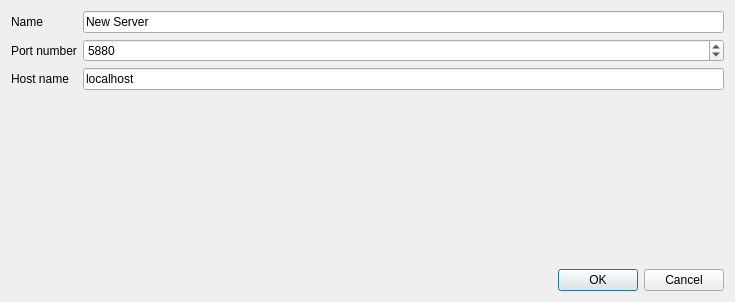
<?xml version="1.0" encoding="UTF-8"?>
<ui version="4.0">
 <class>ServerDialog</class>
 <widget class="QDialog" name="ServerDialog">
  <property name="geometry">
   <rect>
    <x>0</x>
    <y>0</y>
    <width>735</width>
    <height>302</height>
   </rect>
  </property>
  <property name="windowTitle">
   <string>Dialog</string>
  </property>
  <layout class="QGridLayout" name="gridLayout_2">
   <item row="0" column="0">
    <layout class="QGridLayout" name="mp_main_layout">
     <item row="2" column="0">
      <widget class="QLabel" name="mp_label_host">
       <property name="text">
        <string>Host name</string>
       </property>
      </widget>
     </item>
     <item row="2" column="1">
      <widget class="QLineEdit" name="mp_edit_host">
       <property name="text">
        <string>localhost</string>
       </property>
      </widget>
     </item>
     <item row="1" column="1">
      <widget class="QSpinBox" name="mp_spinbox_port">
       <property name="minimum">
        <number>1</number>
       </property>
       <property name="maximum">
        <number>65535</number>
       </property>
       <property name="value">
        <number>5880</number>
       </property>
      </widget>
     </item>
     <item row="0" column="0">
      <widget class="QLabel" name="mp_label_name">
       <property name="text">
        <string>Name</string>
       </property>
      </widget>
     </item>
     <item row="0" column="1">
      <widget class="QLineEdit" name="mp_edit_name">
       <property name="text">
        <string>New Server</string>
       </property>
      </widget>
     </item>
     <item row="1" column="0">
      <widget class="QLabel" name="mp_label_port">
       <property name="text">
        <string>Port number</string>
       </property>
      </widget>
     </item>
     <item row="4" column="0" colspan="2">
      <layout class="QHBoxLayout" name="mp_buttons_layout">
       <item>
        <spacer name="mp_spacer1">
         <property name="orientation">
          <enum>Qt::Horizontal</enum>
         </property>
         <property name="sizeHint" stdset="0">
          <size>
           <width>40</width>
           <height>20</height>
          </size>
         </property>
        </spacer>
       </item>
       <item>
        <widget class="QDialogButtonBox" name="mp_button_box">
         <property name="standardButtons">
          <set>QDialogButtonBox::Cancel|QDialogButtonBox::Ok</set>
         </property>
        </widget>
       </item>
      </layout>
     </item>
     <item row="3" column="1">
      <spacer name="mp_spacer2">
       <property name="orientation">
        <enum>Qt::Vertical</enum>
       </property>
       <property name="sizeHint" stdset="0">
        <size>
         <width>20</width>
         <height>40</height>
        </size>
       </property>
      </spacer>
     </item>
    </layout>
   </item>
  </layout>
 </widget>
 <tabstops>
  <tabstop>mp_edit_name</tabstop>
  <tabstop>mp_spinbox_port</tabstop>
  <tabstop>mp_edit_host</tabstop>
 </tabstops>
 <resources/>
 <connections>
  <connection>
   <sender>mp_button_box</sender>
   <signal>rejected()</signal>
   <receiver>ServerDialog</receiver>
   <slot>reject()</slot>
   <hints>
    <hint type="sourcelabel">
     <x>547</x>
     <y>279</y>
    </hint>
    <hint type="destinationlabel">
     <x>367</x>
     <y>150</y>
    </hint>
   </hints>
  </connection>
  <connection>
   <sender>mp_button_box</sender>
   <signal>accepted()</signal>
   <receiver>ServerDialog</receiver>
   <slot>accept()</slot>
   <hints>
    <hint type="sourcelabel">
     <x>547</x>
     <y>279</y>
    </hint>
    <hint type="destinationlabel">
     <x>367</x>
     <y>150</y>
    </hint>
   </hints>
  </connection>
 </connections>
</ui>
